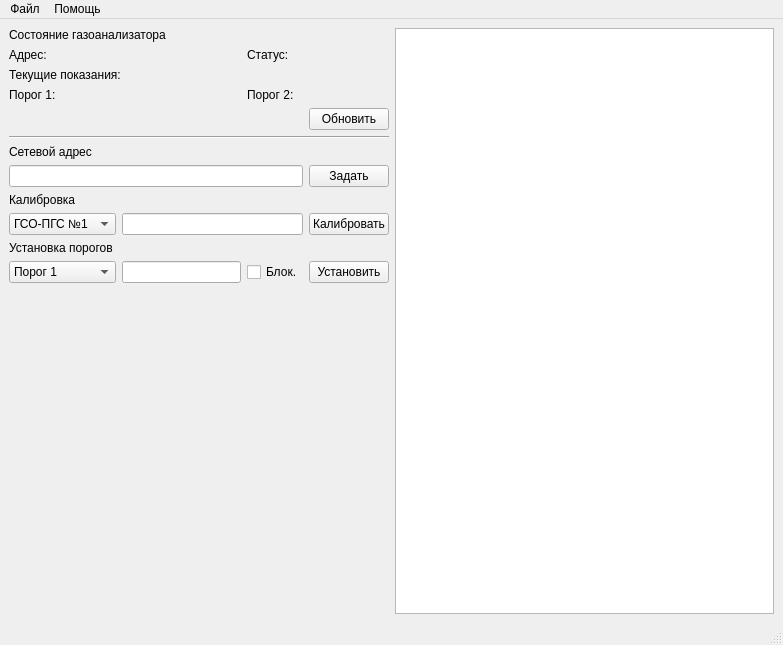
<?xml version="1.0" encoding="UTF-8"?>
<ui version="4.0">
 <class>MainWindow</class>
 <widget class="QMainWindow" name="MainWindow">
  <property name="geometry">
   <rect>
    <x>0</x>
    <y>0</y>
    <width>783</width>
    <height>645</height>
   </rect>
  </property>
  <property name="windowTitle">
   <string>MainWindow</string>
  </property>
  <widget class="QWidget" name="centralwidget">
   <property name="sizePolicy">
    <sizepolicy hsizetype="Expanding" vsizetype="Expanding">
     <horstretch>0</horstretch>
     <verstretch>0</verstretch>
    </sizepolicy>
   </property>
   <layout class="QHBoxLayout" name="horizontalLayout_2">
    <item>
     <layout class="QHBoxLayout" name="horizontalLayout">
      <item>
       <layout class="QGridLayout" name="gridLayout">
        <item row="14" column="0" colspan="2">
         <widget class="QLabel" name="label_3">
          <property name="text">
           <string>Установка порогов</string>
          </property>
          <property name="alignment">
           <set>Qt::AlignBottom|Qt::AlignLeading|Qt::AlignLeft</set>
          </property>
         </widget>
        </item>
        <item row="15" column="3">
         <widget class="QPushButton" name="pushButtonThreshold">
          <property name="text">
           <string>Установить</string>
          </property>
         </widget>
        </item>
        <item row="15" column="1">
         <widget class="QLineEdit" name="lineEditThreshold"/>
        </item>
        <item row="13" column="0">
         <widget class="QComboBox" name="comboBoxPGS">
          <item>
           <property name="text">
            <string>ГСО-ПГС №1</string>
           </property>
          </item>
          <item>
           <property name="text">
            <string>ГСО-ПГС №3</string>
           </property>
          </item>
         </widget>
        </item>
        <item row="15" column="2">
         <widget class="QCheckBox" name="checkBox">
          <property name="text">
           <string>Блок.</string>
          </property>
         </widget>
        </item>
        <item row="0" column="0" colspan="2">
         <widget class="QLabel" name="label_14">
          <property name="text">
           <string>Состояние газоанализатора</string>
          </property>
         </widget>
        </item>
        <item row="10" column="0" colspan="2">
         <widget class="QLabel" name="label_4">
          <property name="text">
           <string>Калибровка</string>
          </property>
         </widget>
        </item>
        <item row="15" column="0">
         <widget class="QComboBox" name="comboBoxThreshold">
          <item>
           <property name="text">
            <string>Порог 1</string>
           </property>
          </item>
          <item>
           <property name="text">
            <string>Порог 2</string>
           </property>
          </item>
         </widget>
        </item>
        <item row="8" column="0" colspan="2">
         <widget class="QLabel" name="label">
          <property name="text">
           <string>Сетевой адрес</string>
          </property>
         </widget>
        </item>
        <item row="16" column="1">
         <spacer name="verticalSpacer">
          <property name="orientation">
           <enum>Qt::Vertical</enum>
          </property>
          <property name="sizeHint" stdset="0">
           <size>
            <width>20</width>
            <height>40</height>
           </size>
          </property>
         </spacer>
        </item>
        <item row="7" column="0" colspan="4">
         <widget class="Line" name="line">
          <property name="orientation">
           <enum>Qt::Horizontal</enum>
          </property>
         </widget>
        </item>
        <item row="3" column="2" colspan="2">
         <widget class="QLabel" name="labelThreshold2">
          <property name="text">
           <string>Порог 2: </string>
          </property>
         </widget>
        </item>
        <item row="1" column="2" colspan="2">
         <widget class="QLabel" name="labelState">
          <property name="text">
           <string>Статус:</string>
          </property>
         </widget>
        </item>
        <item row="13" column="3">
         <widget class="QPushButton" name="pushButtonCalibrate">
          <property name="text">
           <string>Калибровать</string>
          </property>
         </widget>
        </item>
        <item row="9" column="3">
         <widget class="QPushButton" name="pushButtonAddress">
          <property name="text">
           <string>Задать</string>
          </property>
         </widget>
        </item>
        <item row="4" column="3">
         <widget class="QPushButton" name="pushButtonRefreshData">
          <property name="text">
           <string>Обновить</string>
          </property>
         </widget>
        </item>
        <item row="9" column="0" colspan="3">
         <widget class="QLineEdit" name="lineEditAddress"/>
        </item>
        <item row="13" column="1" colspan="2">
         <widget class="QLineEdit" name="lineEditPGS"/>
        </item>
        <item row="1" column="0" colspan="2">
         <widget class="QLabel" name="labelAddress">
          <property name="text">
           <string>Адрес:</string>
          </property>
         </widget>
        </item>
        <item row="3" column="0" colspan="2">
         <widget class="QLabel" name="labelThreshold1">
          <property name="text">
           <string>Порог 1: </string>
          </property>
         </widget>
        </item>
        <item row="2" column="0" colspan="4">
         <widget class="QLabel" name="labelConcentration">
          <property name="text">
           <string>Текущие показания: </string>
          </property>
         </widget>
        </item>
       </layout>
      </item>
      <item>
       <widget class="QTextEdit" name="textEditEventLog">
        <property name="readOnly">
         <bool>true</bool>
        </property>
        <property name="html">
         <string>&lt;!DOCTYPE HTML PUBLIC &quot;-//W3C//DTD HTML 4.0//EN&quot; &quot;http://www.w3.org/TR/REC-html40/strict.dtd&quot;&gt;
&lt;html&gt;&lt;head&gt;&lt;meta name=&quot;qrichtext&quot; content=&quot;1&quot; /&gt;&lt;style type=&quot;text/css&quot;&gt;
p, li { white-space: pre-wrap; }
&lt;/style&gt;&lt;/head&gt;&lt;body style=&quot; font-family:'Sans'; font-size:10pt; font-weight:400; font-style:normal;&quot;&gt;
&lt;p style=&quot;-qt-paragraph-type:empty; margin-top:0px; margin-bottom:0px; margin-left:0px; margin-right:0px; -qt-block-indent:0; text-indent:0px;&quot;&gt;&lt;br /&gt;&lt;/p&gt;&lt;/body&gt;&lt;/html&gt;</string>
        </property>
       </widget>
      </item>
     </layout>
    </item>
   </layout>
  </widget>
  <widget class="QMenuBar" name="menubar">
   <property name="geometry">
    <rect>
     <x>0</x>
     <y>0</y>
     <width>783</width>
     <height>25</height>
    </rect>
   </property>
   <widget class="QMenu" name="menu">
    <property name="title">
     <string>Файл</string>
    </property>
    <addaction name="actionSettings"/>
    <addaction name="separator"/>
    <addaction name="actionExit"/>
   </widget>
   <widget class="QMenu" name="menu_2">
    <property name="title">
     <string>Помощь</string>
    </property>
    <addaction name="actionAbout"/>
   </widget>
   <addaction name="menu"/>
   <addaction name="menu_2"/>
  </widget>
  <widget class="QStatusBar" name="statusbar"/>
  <action name="action_3">
   <property name="text">
    <string>фыва</string>
   </property>
  </action>
  <action name="actionSettings">
   <property name="text">
    <string>Настройки</string>
   </property>
  </action>
  <action name="actionExit">
   <property name="text">
    <string>Выход</string>
   </property>
  </action>
  <action name="actionAbout">
   <property name="text">
    <string>О программе</string>
   </property>
  </action>
  <action name="actionConnect">
   <property name="text">
    <string>Подключиться</string>
   </property>
  </action>
 </widget>
 <resources/>
 <connections/>
</ui>
